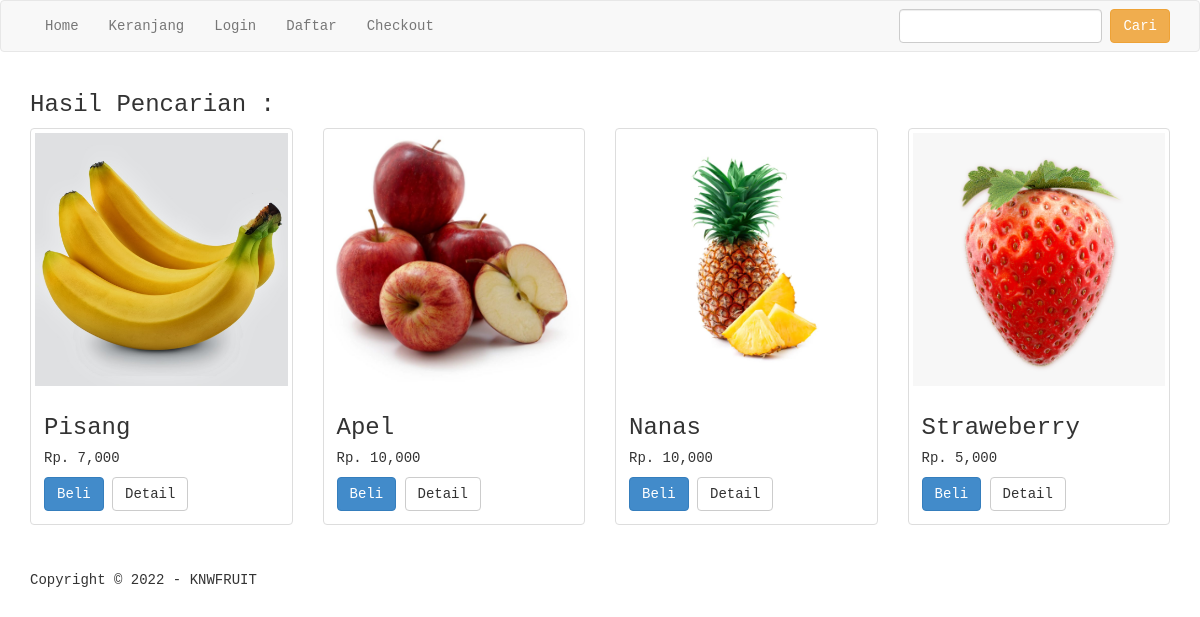
The page /pencarian.php on the database its author committed.
### tables this page shows
CREATE TABLE `produk` (
  `id_produk` int(11) NOT NULL,
  `nama_produk` varchar(25) NOT NULL,
  `harga_produk` int(11) NOT NULL,
  `foto_produk` varchar(50) NOT NULL,
  `deskripsi_produk` text NOT NULL,
  `stok_produk` int(10) NOT NULL,
  `berat` int(11) NOT NULL
);

### pencarian.php (the view, shortened to what this page needs)
<?php include 'koneksi.php'; ?>
<?php
$keyword = $_GET["keyword"];
$semuadata = array();
$ambil = $koneksi->query("SELECT * FROM produk WHERE nama_produk LIKE '%$keyword%'
	OR deskripsi_produk LIKE '%$keyword%'");
while ($pecah = $ambil->fetch_assoc())
{
	$semuadata[]=$pecah;
}
?>
<!DOCTYPE html>
<html>
<head>
	<link rel="stylesheet" href="admin/assets/css/bootstrap.css">
</head>
<body style="font-family: monospace;">
<?php include 'menu.php'; ?>
	<div class="container">
		<h3>Hasil Pencarian : <?php echo $keyword ?></h3>
		<div class="row">
		<?php foreach ($semuadata as $key => $value): ?>
			<div class="col-md-3">
				<div class="thumbnail">
					<img src="foto_produk/<?php echo $value["foto_produk"] ?>" alt="" class="img-responsive">
					<div class="caption">
						<h3><?php echo $value["nama_produk"] ?></h3>
						<h5>Rp. <?php echo number_format($value["harga_produk"]) ?></h5>
						<a href="beli.php?id=<?php echo $value["id_produk"]; ?>" class="btn btn-primary">
						Beli</a>
						<a href="detail.php?id=<?php echo $value["id_produk"]; ?>" class="btn btn-default">
						Detail</a>
					</div>
				</div>
			</div>
		<?php endforeach ?>
		</div>
	</div>
<div class="footer" style="padding:25px 0">
	<div class="container">
		<small">Copyright &copy; 2022 - KNWFRUIT</small>
	</div>
</div>
</body>
</html>

### rows shown on the page
produk: foto_produk (picture), nama_produk "Pisang", harga_produk "7,000"
produk: foto_produk (picture), nama_produk "Apel", harga_produk "10,000"
produk: foto_produk (picture), nama_produk "Nanas", harga_produk "10,000"
produk: foto_produk (picture), nama_produk "Straweberry", harga_produk "5,000"
